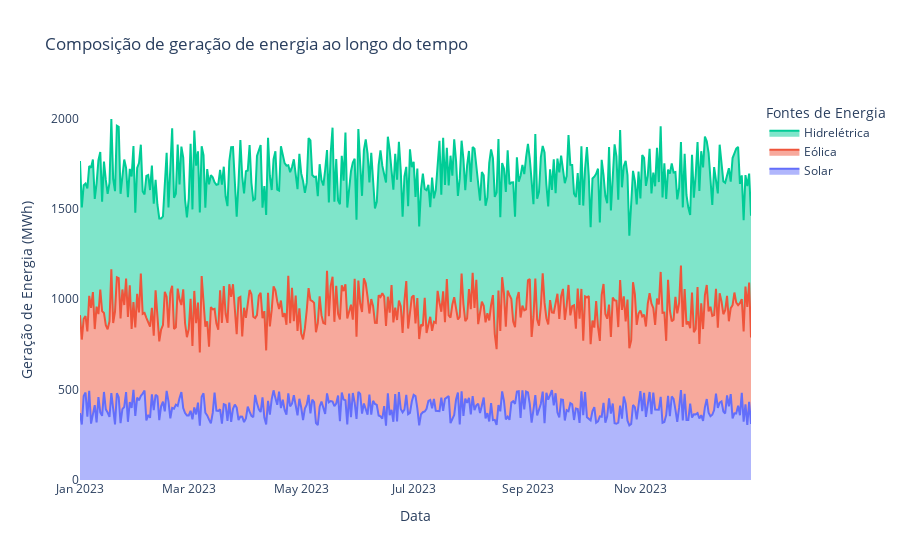

This figure's notebook cell:
### Markdown cell above
Fernanda é analista de dados em uma empresa que monitora a geração de energia renovável ao longo do tempo. A empresa trabalha com três fontes principais: Solar, Eólica, e Hidrelétrica. Fernanda recebeu dados diários de geração de energia para os últimos 12 meses e precisa criar um gráfico que mostre como cada fonte contribuiu para a geração total ao longo do tempo.

Qual gráfico seria mais adequado para Fernanda demonstrar a composição da geração de energia ao longo do tempo? Crie o gráfico utilizando Python.

### Code cell
import pandas as pd
import plotly.graph_objects as go

df = pd.read_csv('.\\dados\\atividade_6.csv')

fig = go.Figure()

fig.add_trace(go.Scatter(
    x=df['Data'], y =df['Solar'],
    mode='lines', fill='tonexty',
    name='Solar'
))

fig.add_trace(go.Scatter(
    x=df['Data'], 
    y=df['Eólica'] + df['Solar'],
    fill='tonexty', name='Eólica'
))

fig.add_trace(go.Scatter(
    x=df['Data'],
    y=df['Eólica'] + df['Solar'] + df['Hidrelétrica'],
    fill='tonexty', name='Hidrelétrica'
))

fig.update_layout(
    title='Composição de geração de energia ao longo do tempo',
    font=dict(size=12),
    xaxis_title='Data',
    yaxis_title='Geração de Energia (MWh)',
    legend_title='Fontes de Energia',
    plot_bgcolor = 'white',
    xaxis=dict(showgrid=True),
    yaxis=dict(showgrid=True)
)

fig.show()

### Figure 1 — Plotly figure (JSON) as saved in the notebook; plotly's stock layout.template omitted (floating-point values rounded to 4 significant figures; data arrays with more than 128 entries replaced by an {"elided": "..."} marker saying what was removed)
{"data": [{"fill": "tonexty", "mode": "lines", "name": "Solar", "type": "scatter", "x": {"elided": "365 str values"}, "y": {"elided": "365 int values"}}, {"fill": "tonexty", "name": "Eólica", "type": "scatter", "x": {"elided": "365 str values"}, "y": {"elided": "365 int values"}}, {"fill": "tonexty", "name": "Hidrelétrica", "type": "scatter", "x": {"elided": "365 str values"}, "y": {"elided": "365 int values"}}], "layout": {"font": {"size": 12}, "legend": {"title": {"text": "Fontes de Energia"}}, "plot_bgcolor": "white", "title": {"text": "Composição de geração de energia ao longo do tempo"}, "xaxis": {"showgrid": true, "title": {"text": "Data"}}, "yaxis": {"showgrid": true, "title": {"text": "Geração de Energia (MWh)"}}}}
